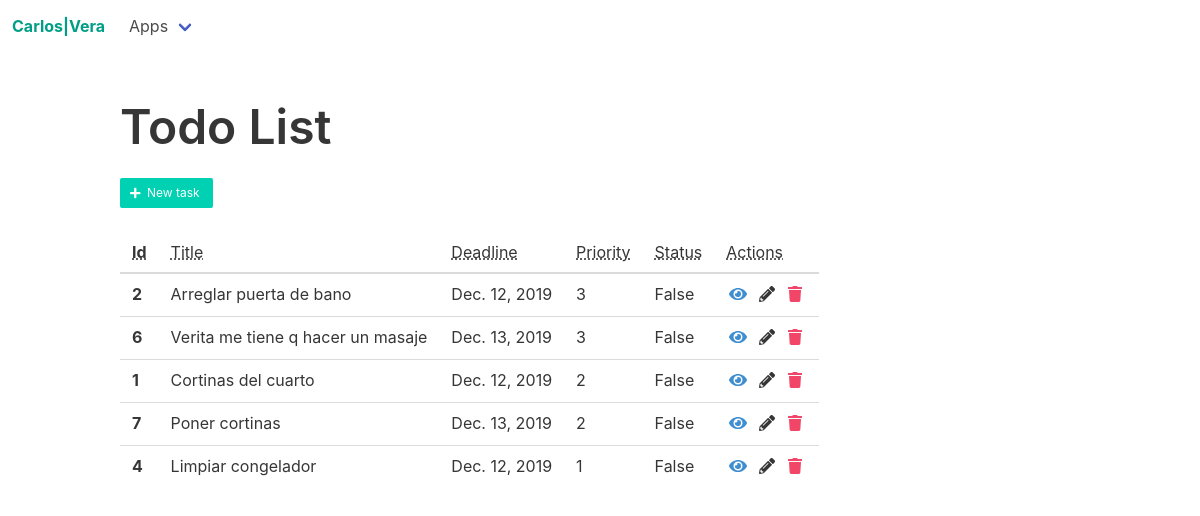
/todo/, run on the app's committed database.
### todo/models.py (models this page shows, shortened)
class Task(models.Model):
    LOW = 1
    MEDIUM = 2
    HIGH = 3
    PRIORITY_CHOICES = ((LOW, 'Low'), (MEDIUM, 'Medium'), (HIGH, 'High'))
    title = models.CharField(max_length=150, blank=False)
    description = models.CharField(max_length=500, null=True, blank=True)
    deadline = models.DateTimeField(null=True, blank=True)
    priority = models.IntegerField(choices=PRIORITY_CHOICES)
    is_done = models.BooleanField(default=False)
    created_at = models.DateTimeField(auto_now_add=True)
    updated_at = models.DateTimeField(auto_now=True)
    class Meta:
        ordering = ('-priority',)
        verbose_name = 'task'
        verbose_name_plural = 'tasks'

### todo/views.py (the view)
# urls.py: path('', TaskList.as_view(), name='task-list'),
class TaskList(ListView):
    model = Task
    template_name = 'todo/task_list.html'
    context_object_name = 'task_list'

### todo/templates/todo/task_list.html (shortened to what this page needs)
{% extends 'todo/todo_base.html' %}
{% block list %}
<h1 class="title is-1">Todo List</h1>
<a href="{% url 'todos:task-create' %}">
    <button class="button is-small is-primary">
        <span class="icon is-small">
          <i class="fas fa-plus"></i>
        </span>
        <span>New task</span>
    </button>
</a>
<br>
<br>
<table class="table">
  <thead>
    <tr>
      <th><abbr title="Task ID">Id</abbr></th>
      <td><abbr title="Title of tasks">Title</abbr></td>
      <td><abbr title="Task deadline">Deadline</abbr></td>
      <td><abbr title="1/2/3">Priority</abbr></td>
      <td><abbr title="Is this task done?">Status</abbr></td>
      <td><abbr title="View/Edit/Delete">Actions</abbr></td>
    </tr>
  </thead>
  <tbody>
    {% for task in task_list %}
        <tr>
            <th>{{ task.pk }}</th>
            <td>{{ task.title }}</td>
            <td>{{ task.created_at|date }}</td>
            <td>{{ task.priority }}</td>
            <td>{{ task.is_done }}</td>
            <td>
                <a href="{% url 'todos:task-detail' pk=task.pk %}"><span class="icon has-text-info"><i class="fa fa-eye" aria-hidden="true"></i></span></a>
                <a href="{% url 'todos:task-update' pk=task.pk %}"><span class="icon has-text-dark"><i class="fas fa-pencil-alt"></i></span></a>
                <a href="{% url 'todos:task-delete' pk=task.pk %}"><span class="icon has-text-danger"><i class="fa fa-trash" aria-hidden="true"></i></span></a>
            </td>
        </tr>
    {% endfor %}
  </tbody>
</table>
{% endblock list %}

### todo/templates/todo/todo_base.html (shortened to what this page needs)
{% extends 'main/base.html' %}
{% block content %}
{% block list %}
{% endblock list %}
{% endblock content %}

### main/templates/main/base.html (shortened to what this page needs)
<!DOCTYPE html>
<html>
  <head>
    <link rel="stylesheet" href="https://cdn.jsdelivr.net/npm/bulma@0.8.0/css/bulma.min.css">
  </head>
  <body>
  {% include 'main/include/nav.html' %}
  <section class="section">
    <div class="container">
      {% block content %} {% endblock content %}
    </div>
  </section>
  </body>
</html>

### main/templates/main/include/nav.html (shortened to what this page needs)
    <nav class="navbar is-transparent">
    <div class="navbar-brand">
      <a class="navbar-item has-text-primary" href="http://localhost:8000"><strong><strong>Carlos|Vera</strong></strong>
      </a>
    </div>
    <div id="navbarExampleTransparentExample" class="navbar-menu">
      <div class="navbar-start">
        <div class="navbar-item has-dropdown is-hoverable">
          <a class="navbar-link" href="#">Apps</a>
        </div>
      </div>
    </div>
  </nav>

### data on the page
Task: pk "2", title "Arreglar puerta de bano", created_at "Dec. 12, 2019", priority "3", is_done "False"
Task: pk "6", title "Verita me tiene q hacer un masaje", created_at "Dec. 13, 2019", priority "3", is_done "False"
Task: pk "1", title "Cortinas del cuarto", created_at "Dec. 12, 2019", priority "2", is_done "False"
Task: pk "7", title "Poner cortinas", created_at "Dec. 13, 2019", priority "2", is_done "False"
Task: pk "4", title "Limpiar congelador", created_at "Dec. 12, 2019", priority "1", is_done "False"
